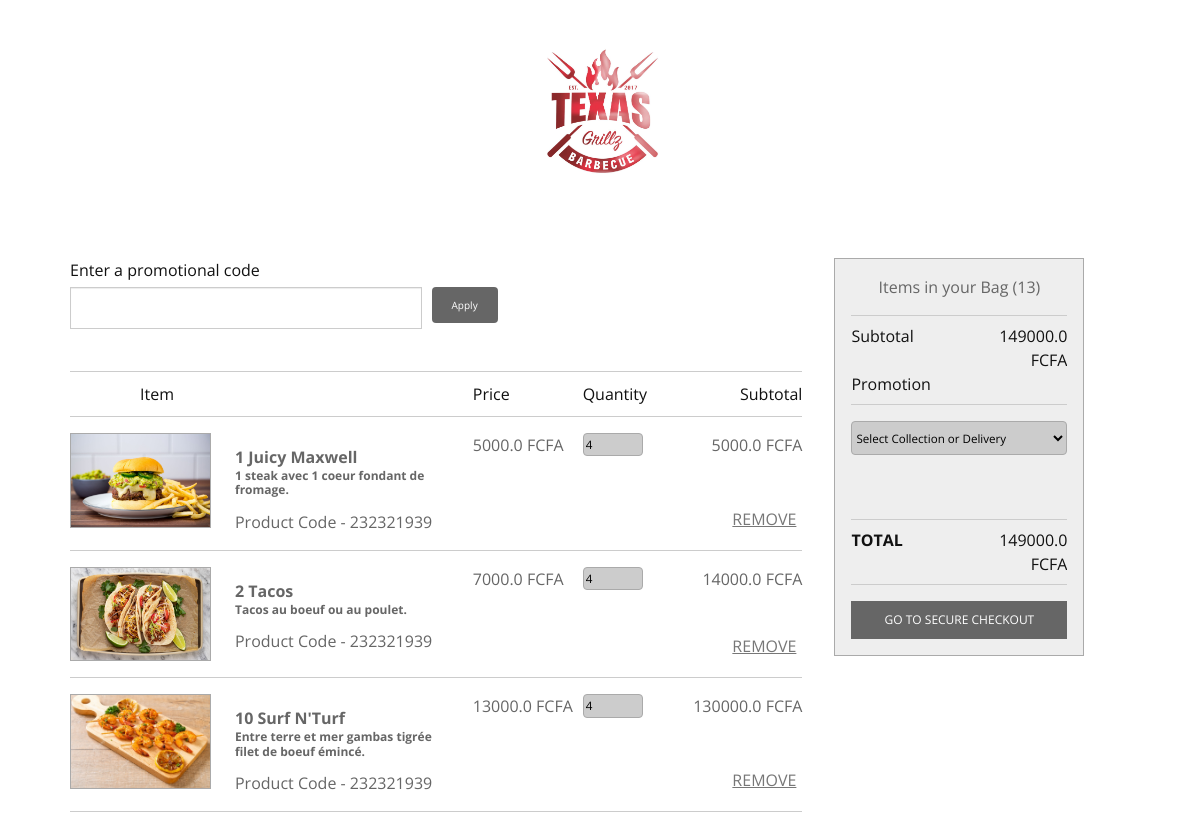
Page /myorder/ on the committed database.
### Resto/models.py (models this page shows, shortened)
class OrderItem(models.Model):
    item = models.ForeignKey(Item, on_delete=CASCADE, blank=True)
    order = models.ForeignKey(Order,on_delete=CASCADE, blank = True)
    quantity = models.IntegerField(default=0,null = True, blank = True )
    date_added = models.DateTimeField(auto_now=True)
    def get_total(self):
        total = self.item.prix * self.quantity
        return total

class Item(models.Model):
    itm_id = models.IntegerField()
    name = models.CharField(max_length = 150)
    prix = models.FloatField()
    description = models.TextField(max_length=150,blank=True)
    img = models.ImageField(upload_to='images/')
    date_created = models.DateTimeField(auto_now=True)
    category = models.ForeignKey(Category,on_delete=CASCADE)

class Order(models.Model):
    transaction_id = models.IntegerField()
    complete = models.BooleanField(default=False,null=True,blank=False)
    date_ordered = models.DateTimeField(auto_now=True)
    def get_order_total(self):
        order = self.orderitem_set.all()
        total = sum([item.get_total() for item in order])
        return total
    def get_order_quantity(self):
        order = self.orderitem_set.all()
        total = sum([item.quantity for item in order])
        return total

### Resto/views.py (the view)
# urls.py: path('myorder/', views.MyOrder,name='order'),
def MyOrder(request):
    order = Order.objects.get(id =1)
    items = OrderItem.objects.filter(order__transaction_id = 1)
    context = {
        'order':order,
        'items':items,
    }
    return render(request,'Resto/MyOrder.html',context)

### Resto/templates/Resto/MyOrder.html (shortened to what this page needs)
 {% extends "Resto/base_checkout.html" %} {% block content %} {% load static %}
</head>
<main>
    <div class="basket">
        <div class="basket-module mb-3">
            <label for="promo-code">Enter a promotional code</label>
            <input id="promo-code" type="text" name="promo-code" maxlength="5" class="promo-code-field">
            <button class="promo-code-cta">Apply</button>
        </div>
        <div class="basket-labels">
            <ul>
                <li class="item item-heading">Item</li>
                <li class="price">Price</li>
                <li class="quantity">Quantity</li>
                <li class="subtotal">Subtotal</li>
            </ul>
        </div>
        {% for item in items %}
        <div class="basket-product">
            <div class="item">
                <div class="product-image">
                    <img src="{{item.item.img.url}}" alt="Placholder Image 2" class="product-frame">
                </div>
                <div class="product-details">
                    <p><strong><span class="item-quantity">{{item.quantity}}</span> {{item.item.name}}</strong></p>
                    <h1><strong>{{item.item.description}}</strong></h1>
                    <p>Product Code - 232321939</p>
                </div>
            </div>
            <div class="price">{{item.item.prix}} FCFA</div>
            <div class="quantity">
                <input type="number" value="4" min="1" class="quantity-field">
            </div>
            <div class="subtotal">{{item.get_total}} FCFA</div>
            <div class="remove">
                <button>Remove</button>
            </div>
        </div>
        {% endfor %}
    </div>
    <aside>
        <div class="summary">
            <div class="summary-total-items"> Items in your Bag ({{order.get_order_quantity}})</div>
            <div class="summary-subtotal">
                <div class="subtotal-title">Subtotal</div>
                <div class="subtotal-value final-value" id="basket-subtotal">{{order.get_order_total}} FCFA</div>
                <div class="summary-promo hide">
                    <div class="promo-title">Promotion</div>
                </div>
            </div>
            <div class="summary-delivery">
                <select name="delivery-collection" class="summary-delivery-selection">
              <option value="0" selected="selected">Select Collection or Delivery</option>
          </select>
            </div>
            <div class="summary-total">
                <div class="total-title">Total</div>
                <div class="total-value final-value" id="basket-total">{{order.get_order_total}} FCFA </div>
            </div>
            <div class="summary-checkout">
                <button class="checkout-cta">Go to Secure Checkout</button>
            </div>
        </div>
    </aside>
</main>
{% endblock content %}

### Resto/static/Resto/myorder.css (style rules this page uses)
body { background-color: #fff; color: #666; font-family: 'Open Sans', sans-serif; font-size: 62.5%; margin: 0 auto; }
strong { font-weight: bold; }
p { margin: 0.75rem 0 0; }
h1 { font-size: 0.75rem; font-weight: normal; margin: 0; padding: 0; }
input, button { border: 0 none; outline: 0 none; }
button { background-color: #666; color: #fff; }
img, .basket-module, .basket-labels, .basket-product { width: 100%; }
input, button, .basket, .basket-module, .basket-labels, .item, .price, .quantity, .subtotal, .basket-product, .product-image, .product-details { float: left; }
.price:before, .subtotal:before, .subtotal-value:before, .total-value:before, .promo-value:before .hide { display: none; }
main { clear: both; font-size: 1rem; margin: 0 auto; overflow: hidden; padding: 1rem 0; width: 960px; }
.basket, aside { padding: 0 1rem; -webkit-box-sizing: border-box; -moz-box-sizing: border-box; box-sizing: border-box; }
.basket { width: 70%; }
.basket-module { color: #111; }
label { display: block; margin-bottom: 0.3125rem; }
.promo-code-field { border: 1px solid #ccc; padding: 0.5rem; text-transform: uppercase; transition: all 0.2s linear; width: 48%; -webkit-box-shadow: inset 0 1px 1px rgba(0, 0, 0, .075); -moz-box-shadow: inset 0 1px 1px rgba(0, 0, 0, .075); -o-box-shadow: inset 0 1px 1px rgba(0, 0, 0, .075); box-shadow: inset 0 1px 1px rgba(0, 0, 0, .075); }
.promo-code-cta { border-radius: 4px; font-size: 0.625rem; margin-left: 0.625rem; padding: 0.6875rem 1.25rem 0.625rem; }
.basket-labels { border-top: 1px solid #ccc; border-bottom: 1px solid #ccc; margin-top: 1.625rem; }
ul { list-style: none; margin: 0; padding: 0; }
li { color: #111; display: inline-block; padding: 0.625rem 0; }
li.price:before, li.subtotal:before { content: ''; }
.item { width: 55%; }
.price, .quantity, .subtotal { width: 15%; }
.subtotal { text-align: right; }
.remove { bottom: 1.125rem; float: right; position: absolute; right: 0; text-align: right; width: 45%; }
.remove button { background-color: transparent; color: #777; float: none; text-decoration: underline; text-transform: uppercase; }
.item-heading { padding-left: 4.375rem; -webkit-box-sizing: border-box; -moz-box-sizing: border-box; box-sizing: border-box; }
.basket-product { border-bottom: 1px solid #ccc; padding: 1rem 0; position: relative; }
.product-image { width: 35%; }
.product-details { width: 65%; }
.product-frame { border: 1px solid #aaa; }
.product-details { padding: 0 1.5rem; -webkit-box-sizing: border-box; -moz-box-sizing: border-box; box-sizing: border-box; }
.quantity-field { background-color: #ccc; border: 1px solid #aaa; border-radius: 4px; font-size: 0.725rem; padding: 2px; width: 3.75rem; }
aside { float: right; position: relative; width: 30%; }
.summary { background-color: #eee; border: 1px solid #aaa; padding: 1rem; position: fixed; width: 250px; -webkit-box-sizing: border-box; -moz-box-sizing: border-box; box-sizing: border-box; }
.summary-total-items { color: #666; font-size: 1rem; text-align: center; }
.summary-subtotal, .summary-total { border-top: 1px solid #ccc; border-bottom: 1px solid #ccc; clear: both; margin: 1rem 0; overflow: hidden; padding: 0.5rem 0; }
.subtotal-title, .subtotal-value, .total-title, .total-value, .promo-title, .promo-value { color: #111; float: left; width: 50%; }
.summary-promo { -webkit-transition: all .3s ease; -moz-transition: all .3s ease; -o-transition: all .3s ease; transition: all .3s ease; }
.promo-title { float: left; width: 70%; }
.summary-delivery { padding-bottom: 3rem; }
.subtotal-value, .total-value { text-align: right; }
.total-title { font-weight: bold; text-transform: uppercase; }
.summary-checkout { display: block; }
.checkout-cta { display: block; float: none; font-size: 0.75rem; text-align: center; text-transform: uppercase; padding: 0.625rem 0; width: 100%; }
.summary-delivery-selection { background-color: #ccc; border: 1px solid #aaa; border-radius: 4px; display: block; font-size: 0.725rem; height: 34px; width: 100%; }

### rows in the picture
OrderItem: item.img (picture), quantity "1", item.name "Juicy Maxwell", item.description "1 steak avec 1 coeur fondant de fromage.", item.prix "5000.0", get_total "5000.0"
OrderItem: item.img (picture), quantity "2", item.name "Tacos", item.description "Tacos au boeuf ou au poulet.", item.prix "7000.0", get_total "14000.0"
OrderItem: item.img (picture), quantity "10", item.name "Surf N'Turf", item.description "Entre terre et mer gambas tigrée filet de boeuf émincé.", item.prix "13000.0", get_total "130000.0"
Order: get_order_quantity "13", get_order_total "149000.0"
